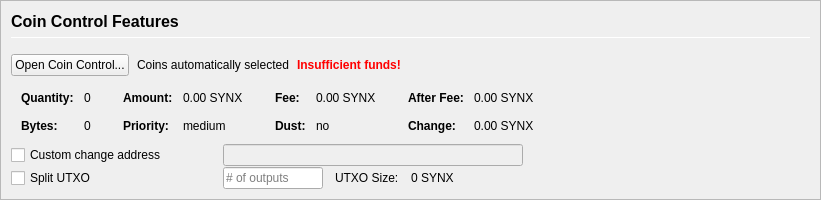
         <widget class="QFrame" name="frameCoinControl">
          <property name="sizePolicy">
           <sizepolicy hsizetype="Expanding" vsizetype="Expanding">
            <horstretch>0</horstretch>
            <verstretch>0</verstretch>
           </sizepolicy>
          </property>
          <property name="maximumSize">
           <size>
            <width>16777215</width>
            <height>16777215</height>
           </size>
          </property>
          <property name="frameShape">
           <enum>QFrame::StyledPanel</enum>
          </property>
          <property name="frameShadow">
           <enum>QFrame::Sunken</enum>
          </property>
          <layout class="QVBoxLayout" name="verticalLayoutCoinControl2">
           <property name="spacing">
            <number>0</number>
           </property>
           <property name="leftMargin">
            <number>0</number>
           </property>
           <property name="topMargin">
            <number>0</number>
           </property>
           <property name="rightMargin">
            <number>0</number>
           </property>
           <property name="bottomMargin">
            <number>0</number>
           </property>
           <item>
            <widget class="QFrame" name="frameCoinControl_BG">
             <layout class="QVBoxLayout" name="verticalLayoutCoinControl" stretch="0,0,0,0,0,0">
              <property name="spacing">
               <number>1</number>
              </property>
              <property name="leftMargin">
               <number>10</number>
              </property>
              <property name="topMargin">
               <number>10</number>
              </property>
              <item>
               <layout class="QHBoxLayout" name="horizontalLayoutCoinControl1">
                <property name="bottomMargin">
                 <number>15</number>
                </property>
                <item>
                 <layout class="QVBoxLayout" name="verticalLayout_3">
                  <property name="spacing">
                   <number>6</number>
                  </property>
                  <item>
                   <widget class="QLabel" name="labelCoinControlFeatures">
                    <property name="sizePolicy">
                     <sizepolicy hsizetype="Preferred" vsizetype="Maximum">
                      <horstretch>0</horstretch>
                      <verstretch>0</verstretch>
                     </sizepolicy>
                    </property>
                    <property name="minimumSize">
                     <size>
                      <width>0</width>
                      <height>20</height>
                     </size>
                    </property>
                    <property name="font">
                     <font>
                      <pointsize>12</pointsize>
                      <weight>75</weight>
                      <bold>true</bold>
                     </font>
                    </property>
                    <property name="styleSheet">
                     <string notr="true">font-weight:bold;</string>
                    </property>
                    <property name="text">
                     <string>Coin Control Features</string>
                    </property>
                   </widget>
                  </item>
                  <item>
                   <widget class="Line" name="line">
                    <property name="minimumSize">
                     <size>
                      <width>0</width>
                      <height>1</height>
                     </size>
                    </property>
                    <property name="maximumSize">
                     <size>
                      <width>16777215</width>
                      <height>1</height>
                     </size>
                    </property>
                    <property name="orientation">
                     <enum>Qt::Horizontal</enum>
                    </property>
                   </widget>
                  </item>
                 </layout>
                </item>
               </layout>
              </item>
              <item>
               <layout class="QHBoxLayout" name="horizontalLayoutCoinControl2" stretch="0,0,0,0">
                <property name="spacing">
                 <number>8</number>
                </property>
                <property name="bottomMargin">
                 <number>10</number>
                </property>
                <item>
                 <widget class="QPushButton" name="pushButtonCoinControl">
                  <property name="styleSheet">
                   <string notr="true"/>
                  </property>
                  <property name="text">
                   <string>Open Coin Control...</string>
                  </property>
                  <property name="autoDefault">
                   <bool>false</bool>
                  </property>
                 </widget>
                </item>
                <item>
                 <widget class="QLabel" name="labelCoinControlAutomaticallySelected">
                  <property name="text">
                   <string>Coins automatically selected</string>
                  </property>
                  <property name="margin">
                   <number>5</number>
                  </property>
                 </widget>
                </item>
                <item>
                 <widget class="QLabel" name="labelCoinControlInsuffFunds">
                  <property name="font">
                   <font>
                    <weight>75</weight>
                    <bold>true</bold>
                   </font>
                  </property>
                  <property name="styleSheet">
                   <string notr="true">color:red;font-weight:bold;</string>
                  </property>
                  <property name="text">
                   <string>Insufficient funds!</string>
                  </property>
                  <property name="margin">
                   <number>5</number>
                  </property>
                 </widget>
                </item>
                <item>
                 <spacer name="horizontalSpacerCoinControl">
                  <property name="orientation">
                   <enum>Qt::Horizontal</enum>
                  </property>
                  <property name="sizeHint" stdset="0">
                   <size>
                    <width>40</width>
                    <height>1</height>
                   </size>
                  </property>
                 </spacer>
                </item>
               </layout>
              </item>
              <item>
               <widget class="QWidget" name="widgetCoinControl" native="true">
                <property name="sizePolicy">
                 <sizepolicy hsizetype="Preferred" vsizetype="Preferred">
                  <horstretch>0</horstretch>
                  <verstretch>0</verstretch>
                 </sizepolicy>
                </property>
                <property name="minimumSize">
                 <size>
                  <width>0</width>
                  <height>0</height>
                 </size>
                </property>
                <property name="styleSheet">
                 <string notr="true"/>
                </property>
                <layout class="QHBoxLayout" name="horizontalLayoutCoinControl5">
                 <property name="leftMargin">
                  <number>0</number>
                 </property>
                 <property name="topMargin">
                  <number>0</number>
                 </property>
                 <property name="rightMargin">
                  <number>0</number>
                 </property>
                 <property name="bottomMargin">
                  <number>0</number>
                 </property>
                 <item>
                  <layout class="QHBoxLayout" name="horizontalLayoutCoinControl3" stretch="0,0,0,1">
                   <property name="spacing">
                    <number>20</number>
                   </property>
                   <property name="topMargin">
                    <number>0</number>
                   </property>
                   <property name="bottomMargin">
                    <number>10</number>
                   </property>
                   <item>
                    <layout class="QFormLayout" name="formLayoutCoinControl1">
                     <property name="horizontalSpacing">
                      <number>10</number>
                     </property>
                     <property name="verticalSpacing">
                      <number>14</number>
                     </property>
                     <property name="leftMargin">
                      <number>10</number>
                     </property>
                     <property name="topMargin">
                      <number>4</number>
                     </property>
                     <property name="rightMargin">
                      <number>6</number>
                     </property>
                     <item row="0" column="0">
                      <widget class="QLabel" name="labelCoinControlQuantityText">
                       <property name="font">
                        <font>
                         <weight>75</weight>
                         <bold>true</bold>
                        </font>
                       </property>
                       <property name="text">
                        <string>Quantity:</string>
                       </property>
                       <property name="margin">
                        <number>0</number>
                       </property>
                      </widget>
                     </item>
                     <item row="0" column="1">
                      <widget class="QLabel" name="labelCoinControlQuantity">
                       <property name="cursor">
                        <cursorShape>IBeamCursor</cursorShape>
                       </property>
                       <property name="contextMenuPolicy">
                        <enum>Qt::ActionsContextMenu</enum>
                       </property>
                       <property name="text">
                        <string notr="true">0</string>
                       </property>
                       <property name="margin">
                        <number>0</number>
                       </property>
                       <property name="textInteractionFlags">
                        <set>Qt::LinksAccessibleByMouse|Qt::TextSelectableByKeyboard|Qt::TextSelectableByMouse</set>
                       </property>
                      </widget>
                     </item>
                     <item row="1" column="0">
                      <widget class="QLabel" name="labelCoinControlBytesText">
                       <property name="font">
                        <font>
                         <weight>75</weight>
                         <bold>true</bold>
                        </font>
                       </property>
                       <property name="text">
                        <string>Bytes:</string>
                       </property>
                      </widget>
                     </item>
                     <item row="1" column="1">
                      <widget class="QLabel" name="labelCoinControlBytes">
                       <property name="cursor">
                        <cursorShape>IBeamCursor</cursorShape>
                       </property>
                       <property name="contextMenuPolicy">
                        <enum>Qt::ActionsContextMenu</enum>
                       </property>
                       <property name="text">
                        <string notr="true">0</string>
                       </property>
                       <property name="textInteractionFlags">
                        <set>Qt::LinksAccessibleByMouse|Qt::TextSelectableByKeyboard|Qt::TextSelectableByMouse</set>
                       </property>
                      </widget>
                     </item>
                    </layout>
                   </item>
                   <item>
                    <layout class="QFormLayout" name="formLayoutCoinControl2">
                     <property name="horizontalSpacing">
                      <number>10</number>
                     </property>
                     <property name="verticalSpacing">
                      <number>14</number>
                     </property>
                     <property name="leftMargin">
                      <number>6</number>
                     </property>
                     <property name="topMargin">
                      <number>4</number>
                     </property>
                     <property name="rightMargin">
                      <number>6</number>
                     </property>
                     <item row="0" column="0">
                      <widget class="QLabel" name="labelCoinControlAmountText">
                       <property name="font">
                        <font>
                         <weight>75</weight>
                         <bold>true</bold>
                        </font>
                       </property>
                       <property name="text">
                        <string>Amount:</string>
                       </property>
                       <property name="margin">
                        <number>0</number>
                       </property>
                      </widget>
                     </item>
                     <item row="0" column="1">
                      <widget class="QLabel" name="labelCoinControlAmount">
                       <property name="cursor">
                        <cursorShape>IBeamCursor</cursorShape>
                       </property>
                       <property name="contextMenuPolicy">
                        <enum>Qt::ActionsContextMenu</enum>
                       </property>
                       <property name="text">
                        <string notr="true">0.00 SYNX</string>
                       </property>
                       <property name="textInteractionFlags">
                        <set>Qt::LinksAccessibleByMouse|Qt::TextSelectableByKeyboard|Qt::TextSelectableByMouse</set>
                       </property>
                      </widget>
                     </item>
                     <item row="1" column="0">
                      <widget class="QLabel" name="labelCoinControlPriorityText">
                       <property name="font">
                        <font>
                         <weight>75</weight>
                         <bold>true</bold>
                        </font>
                       </property>
                       <property name="text">
                        <string>Priority:</string>
                       </property>
                      </widget>
                     </item>
                     <item row="1" column="1">
                      <widget class="QLabel" name="labelCoinControlPriority">
                       <property name="cursor">
                        <cursorShape>IBeamCursor</cursorShape>
                       </property>
                       <property name="contextMenuPolicy">
                        <enum>Qt::ActionsContextMenu</enum>
                       </property>
                       <property name="text">
                        <string>medium</string>
                       </property>
                       <property name="textInteractionFlags">
                        <set>Qt::LinksAccessibleByMouse|Qt::TextSelectableByKeyboard|Qt::TextSelectableByMouse</set>
                       </property>
                      </widget>
                     </item>
                    </layout>
                   </item>
                   <item>
                    <layout class="QFormLayout" name="formLayoutCoinControl3">
                     <property name="horizontalSpacing">
                      <number>10</number>
                     </property>
                     <property name="verticalSpacing">
                      <number>14</number>
                     </property>
                     <property name="leftMargin">
                      <number>6</number>
                     </property>
                     <property name="topMargin">
                      <number>4</number>
                     </property>
                     <property name="rightMargin">
                      <number>6</number>
                     </property>
                     <item row="0" column="0">
                      <widget class="QLabel" name="labelCoinControlFeeText">
                       <property name="font">
                        <font>
                         <weight>75</weight>
                         <bold>true</bold>
                        </font>
                       </property>
                       <property name="text">
                        <string>Fee:</string>
                       </property>
                       <property name="margin">
                        <number>0</number>
                       </property>
                      </widget>
                     </item>
                     <item row="0" column="1">
                      <widget class="QLabel" name="labelCoinControlFee">
                       <property name="cursor">
                        <cursorShape>IBeamCursor</cursorShape>
                       </property>
                       <property name="contextMenuPolicy">
                        <enum>Qt::ActionsContextMenu</enum>
                       </property>
                       <property name="text">
                        <string notr="true">0.00 SYNX</string>
                       </property>
                       <property name="textInteractionFlags">
                        <set>Qt::LinksAccessibleByMouse|Qt::TextSelectableByKeyboard|Qt::TextSelectableByMouse</set>
                       </property>
                      </widget>
                     </item>
                     <item row="1" column="0">
                      <widget class="QLabel" name="labelCoinControlLowOutputText">
                       <property name="font">
                        <font>
                         <weight>75</weight>
                         <bold>true</bold>
                        </font>
                       </property>
                       <property name="text">
                        <string>Dust:</string>
                       </property>
                      </widget>
                     </item>
                     <item row="1" column="1">
                      <widget class="QLabel" name="labelCoinControlLowOutput">
                       <property name="cursor">
                        <cursorShape>IBeamCursor</cursorShape>
                       </property>
                       <property name="contextMenuPolicy">
                        <enum>Qt::ActionsContextMenu</enum>
                       </property>
                       <property name="text">
                        <string>no</string>
                       </property>
                       <property name="textInteractionFlags">
                        <set>Qt::LinksAccessibleByMouse|Qt::TextSelectableByKeyboard|Qt::TextSelectableByMouse</set>
                       </property>
                      </widget>
                     </item>
                    </layout>
                   </item>
                   <item>
                    <layout class="QFormLayout" name="formLayoutCoinControl4">
                     <property name="horizontalSpacing">
                      <number>10</number>
                     </property>
                     <property name="verticalSpacing">
                      <number>14</number>
                     </property>
                     <property name="leftMargin">
                      <number>6</number>
                     </property>
                     <property name="topMargin">
                      <number>4</number>
                     </property>
                     <property name="rightMargin">
                      <number>6</number>
                     </property>
                     <item row="0" column="0">
                      <widget class="QLabel" name="labelCoinControlAfterFeeText">
                       <property name="font">
                        <font>
                         <weight>75</weight>
                         <bold>true</bold>
                        </font>
                       </property>
                       <property name="text">
                        <string>After Fee:</string>
                       </property>
                       <property name="margin">
                        <number>0</number>
                       </property>
                      </widget>
                     </item>
                     <item row="0" column="1">
                      <widget class="QLabel" name="labelCoinControlAfterFee">
                       <property name="cursor">
                        <cursorShape>IBeamCursor</cursorShape>
                       </property>
                       <property name="contextMenuPolicy">
                        <enum>Qt::ActionsContextMenu</enum>
                       </property>
                       <property name="text">
                        <string notr="true">0.00 SYNX</string>
                       </property>
                       <property name="textInteractionFlags">
                        <set>Qt::LinksAccessibleByMouse|Qt::TextSelectableByKeyboard|Qt::TextSelectableByMouse</set>
                       </property>
                      </widget>
                     </item>
                     <item row="1" column="0">
                      <widget class="QLabel" name="labelCoinControlChangeText">
                       <property name="font">
                        <font>
                         <weight>75</weight>
                         <bold>true</bold>
                        </font>
                       </property>
                       <property name="text">
                        <string>Change:</string>
                       </property>
                      </widget>
                     </item>
                     <item row="1" column="1">
                      <widget class="QLabel" name="labelCoinControlChange">
                       <property name="cursor">
                        <cursorShape>IBeamCursor</cursorShape>
                       </property>
                       <property name="contextMenuPolicy">
                        <enum>Qt::ActionsContextMenu</enum>
                       </property>
                       <property name="text">
                        <string notr="true">0.00 SYNX</string>
                       </property>
                       <property name="textInteractionFlags">
                        <set>Qt::LinksAccessibleByMouse|Qt::TextSelectableByKeyboard|Qt::TextSelectableByMouse</set>
                       </property>
                      </widget>
                     </item>
                    </layout>
                   </item>
                  </layout>
                 </item>
                </layout>
               </widget>
              </item>
              <item>
               <layout class="QHBoxLayout" name="horizontalLayoutCoinControl4">
                <property name="spacing">
                 <number>12</number>
                </property>
                <property name="sizeConstraint">
                 <enum>QLayout::SetDefaultConstraint</enum>
                </property>
                <property name="topMargin">
                 <number>0</number>
                </property>
                <property name="rightMargin">
                 <number>0</number>
                </property>
                <item>
                 <widget class="QCheckBox" name="checkBoxCoinControlChange">
                  <property name="sizePolicy">
                   <sizepolicy hsizetype="Preferred" vsizetype="Preferred">
                    <horstretch>0</horstretch>
                    <verstretch>0</verstretch>
                   </sizepolicy>
                  </property>
                  <property name="minimumSize">
                   <size>
                    <width>200</width>
                    <height>0</height>
                   </size>
                  </property>
                  <property name="maximumSize">
                   <size>
                    <width>200</width>
                    <height>16777215</height>
                   </size>
                  </property>
                  <property name="toolTip">
                   <string>If this is activated, but the change address is empty or invalid, change will be sent to a newly generated address.</string>
                  </property>
                  <property name="text">
                   <string>Custom change address</string>
                  </property>
                 </widget>
                </item>
                <item>
                 <widget class="QValidatedLineEdit" name="lineEditCoinControlChange">
                  <property name="enabled">
                   <bool>false</bool>
                  </property>
                  <property name="sizePolicy">
                   <sizepolicy hsizetype="Preferred" vsizetype="Preferred">
                    <horstretch>0</horstretch>
                    <verstretch>0</verstretch>
                   </sizepolicy>
                  </property>
                  <property name="minimumSize">
                   <size>
                    <width>300</width>
                    <height>0</height>
                   </size>
                  </property>
                 </widget>
                </item>
                <item>
                 <widget class="QLabel" name="labelCoinControlChangeLabel">
                  <property name="sizePolicy">
                   <sizepolicy hsizetype="Preferred" vsizetype="Preferred">
                    <horstretch>0</horstretch>
                    <verstretch>0</verstretch>
                   </sizepolicy>
                  </property>
                  <property name="minimumSize">
                   <size>
                    <width>100</width>
                    <height>0</height>
                   </size>
                  </property>
                  <property name="text">
                   <string/>
                  </property>
                  <property name="margin">
                   <number>3</number>
                  </property>
                 </widget>
                </item>
               </layout>
              </item>
              <item>
               <layout class="QHBoxLayout" name="horizontalLayoutCoinControl6">
                <property name="spacing">
                 <number>12</number>
                </property>
                <property name="rightMargin">
                 <number>0</number>
                </property>
                <item>
                 <widget class="QCheckBox" name="splitBlockCheckBox">
                  <property name="sizePolicy">
                   <sizepolicy hsizetype="Preferred" vsizetype="Preferred">
                    <horstretch>0</horstretch>
                    <verstretch>0</verstretch>
                   </sizepolicy>
                  </property>
                  <property name="minimumSize">
                   <size>
                    <width>200</width>
                    <height>0</height>
                   </size>
                  </property>
                  <property name="maximumSize">
                   <size>
                    <width>200</width>
                    <height>16777215</height>
                   </size>
                  </property>
                  <property name="text">
                   <string>Split UTXO</string>
                  </property>
                 </widget>
                </item>
                <item>
                 <widget class="QLineEdit" name="splitBlockLineEdit">
                  <property name="sizePolicy">
                   <sizepolicy hsizetype="Preferred" vsizetype="Preferred">
                    <horstretch>50</horstretch>
                    <verstretch>0</verstretch>
                   </sizepolicy>
                  </property>
                  <property name="minimumSize">
                   <size>
                    <width>100</width>
                    <height>0</height>
                   </size>
                  </property>
                  <property name="maximumSize">
                   <size>
                    <width>100</width>
                    <height>16777215</height>
                   </size>
                  </property>
                  <property name="placeholderText">
                   <string># of outputs</string>
                  </property>
                 </widget>
                </item>
                <item>
                 <widget class="QLabel" name="labelBlockSizeText">
                  <property name="text">
                   <string>UTXO Size:</string>
                  </property>
                 </widget>
                </item>
                <item>
                 <widget class="QLabel" name="labelBlockSize">
                  <property name="text">
                   <string>0 SYNX</string>
                  </property>
                 </widget>
                </item>
                <item>
                 <spacer name="horizontalSpacer_7">
                  <property name="orientation">
                   <enum>Qt::Horizontal</enum>
                  </property>
                  <property name="sizeHint" stdset="0">
                   <size>
                    <width>40</width>
                    <height>20</height>
                   </size>
                  </property>
                 </spacer>
                </item>
               </layout>
              </item>
              <item>
               <spacer name="verticalSpacerCoinControl">
                <property name="orientation">
                 <enum>Qt::Vertical</enum>
                </property>
                <property name="sizeHint" stdset="0">
                 <size>
                  <width>800</width>
                  <height>1</height>
                 </size>
                </property>
               </spacer>
              </item>
             </layout>
            </widget>
           </item>
          </layout>
         </widget>
